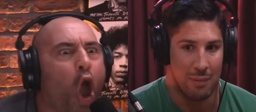
#> input picture Deprecated/test.jpg, 256 x 112 px, shrunk from 900 x 393 before the run
$ python artgen_l2a.py
#> lines starting #> are read from the running program, lines starting #| are printed output that depends on the picture
import cv2
import numpy as np
import matplotlib.pyplot as plt
import math
from matplotlib.patches import RegularPolygon
from matplotlib.path import Path
from sklearn.cluster import KMeans
from skimage.color import rgb2lab, lab2rgb

# Load input image
input_image = cv2.imread('test.jpg')
#> input_image is the input picture: shape (112, 256, 3); mean B, G, R 52.9, 54.4, 86.2
input_image = cv2.cvtColor(input_image, cv2.COLOR_BGR2RGB)

# Quadruple the resolution of the output image
output_image_shape = (input_image.shape[0] * 16, input_image.shape[1] * 16, 3)
#> output_image_shape = (1792, 4096, 3)
output_image = np.zeros(output_image_shape, dtype=np.uint8)

# Hexagon parameters with a diameter of 256 pixels
hex_diameter = 256
hex_radius = hex_diameter // 2
hex_width = 2 * hex_radius
hex_height = math.sqrt((hex_radius * hex_radius) - (hex_radius / 2 * hex_radius / 2)) * 2
cols = int(output_image.shape[1] // (hex_width - (hex_width / 4))) + 1
#> cols = 22
rows = int(output_image.shape[0] // (hex_height * 0.75)) + 1
#> rows = 11

# Create a list of hexagon centers in a staggered grid
hex_centers = [
    (
        int((hex_width - 64) * col),
        int(hex_height * 1 * row + (0.5 * hex_height if col % 2 else 0))
    )
    for row in range(rows)
    for col in range(cols)
]

# Function to calculate the average color of a region
def average_color(image, mask):
    masked = cv2.bitwise_and(image, image, mask=mask)
    avg_color = masked[np.where(mask != 0)].mean(axis=0)
    return avg_color

# Function to create a hexagon mask
def create_hex_mask(center_x, center_y, radius, shape):
    mask = np.zeros(shape, dtype=np.uint8)
    hexagon = RegularPolygon((center_x, center_y), numVertices=6, radius=radius, orientation=np.pi / 2)
    coords = hexagon.get_verts()
    coords = np.clip(coords, [0, 0], [shape[1] - 1, shape[0] - 1]).astype(int)
    mask = cv2.fillPoly(mask, [coords], 255)
    return mask

# Function to determine if a color is closer to black or white in LAB space
def black_or_white(lab_color):
    L, a, b = lab_color
    return [0, 0, 0] if L < 50 else [255, 255, 255]

# Function to calculate the area of a sector of a hexagon
def hex_sector_area(radius, angle_deg):
    angle_rad = math.radians(angle_deg)
    return 0.5 * radius * radius * angle_rad

# Function to mix two LAB colors with a given weight
def mix_colors(lab_color1, lab_color2, weight):
    """Mix two LAB colors with a given weight."""
    mixed_lab = (1 - weight) * lab_color1 + weight * lab_color2
    return mixed_lab

# Function to clamp LAB values to their valid ranges
def clamp_lab(lab_color):
    L = np.clip(lab_color[0], 0, 100)
    a = np.clip(lab_color[1], -128, 127)
    b = np.clip(lab_color[2], -128, 127)
    return np.array([L, a, b])

# Function to find the closest pair of colors (one from vivid, one from dark) that mix to approximate the avg_lab
def closest_palette_colors(avg_lab, vivid_palette_lab, dark_palette_lab, even_area, odd_area):
    min_distance = float('inf')
    best_pair = (None, None)
    best_weight = even_area / (even_area + odd_area)

    for vivid_color in vivid_palette_lab:
        for dark_color in dark_palette_lab:
            mixed_lab = mix_colors(vivid_color, dark_color, best_weight)
            mixed_lab = clamp_lab(mixed_lab)  # Ensure LAB values are clamped
            distance = np.linalg.norm(avg_lab - mixed_lab)

            if distance < min_distance:
                min_distance = distance
                best_pair = (vivid_color, dark_color)

    return best_pair, best_weight

# Function to create concentric hexagons with patterns
def create_hex_pattern(center_x, center_y, radius, avg_lab, vivid_palette, vivid_palette_lab, dark_palette, dark_palette_lab):
    pattern = np.zeros((2 * radius, 2 * radius, 3), dtype=np.uint8)
    hexagon = RegularPolygon((radius, radius), numVertices=6, radius=radius, orientation=np.pi / 2)
    coords = hexagon.get_verts().astype(int)

    for i in range(7, 0, -1):  # Iterate from outer to inner layer
        if i == 7:  # Outer layer (layer 7)
            hex_radius = radius * (i / 7)
            hex_radius = int(hex_radius)
            inner_hexagon = RegularPolygon((radius, radius), numVertices=6, radius=hex_radius, orientation=np.pi / 2)
            inner_coords = inner_hexagon.get_verts().astype(int)

            color = black_or_white(avg_lab)
            pattern = cv2.fillPoly(pattern, [inner_coords], tuple(map(int, color)))
        elif i == 6:  # Layer 6
            L, a, b = avg_lab
            diameter = 256 - abs(L - 50) * (256 - 192) / 50
            hex_radius = int(diameter // 2)
            inner_hexagon = RegularPolygon((radius, radius), numVertices=6, radius=hex_radius, orientation=np.pi / 2)
            inner_coords = inner_hexagon.get_verts().astype(int)

            # Randomly determine the angles
            even_angle = np.random.randint(1, 60)
            odd_angle = 60 - even_angle

            # Calculate areas of even and odd-numbered zones
            even_area = 6 * hex_sector_area(hex_radius, even_angle)
            odd_area = 6 * hex_sector_area(hex_radius, odd_angle)

            # Find the best matching colors from the palettes
            (vivid_color, dark_color), best_weight = closest_palette_colors(avg_lab, vivid_palette_lab, dark_palette_lab, even_area, odd_area)

            # Convert LAB colors to RGB for filling polygons
            vivid_color_rgb = (lab2rgb(clamp_lab(vivid_color).reshape(1, 1, 3)) * 255).astype(np.uint8)[0][0]
            dark_color_rgb = (lab2rgb(clamp_lab(dark_color).reshape(1, 1, 3)) * 255).astype(np.uint8)[0][0]

            # Ensure RGB values are tuples of integers
            vivid_color_rgb = tuple(map(int, vivid_color_rgb))
            dark_color_rgb = tuple(map(int, dark_color_rgb))

            # Draw the 12 zones with alternating colors
            angle_offset = 30 - (even_angle / 2)  # Start from half the interior angle of the first zone
            for zone in range(12):
                if zone % 2 == 0:
                    angle = even_angle
                    angle_color = vivid_color_rgb
                else:
                    angle = odd_angle
                    angle_color = dark_color_rgb

                start_angle = angle_offset
                end_angle = start_angle + angle
                angle_offset += angle

                # Calculate the vertices of p1, p2, and p3.
                p1 = (radius + hex_radius * math.cos(math.radians(start_angle)), radius + hex_radius * math.sin(math.radians(start_angle)))
                p2 = (radius + hex_radius * math.cos(math.radians(end_angle)), radius + hex_radius * math.sin(math.radians(end_angle)))

                # Calculate the midpoint p12
                p12 = ((p1[0] + p2[0]) / 2, (p1[1] + p2[1]) / 2)

                # Calculate the distance between p1 and p12 (half the hypotenuse)
                d = ((p2[0] - p1[0]) ** 2 + (p2[1] - p1[1]) ** 2) ** 0.5 / 2

                # Length of the shorter leg in 30-60-90 triangle
                length_of_shorter_leg = d / math.sqrt(3)

                # Direction vector from p1 to p12
                dx = p12[0] - p1[0]
                dy = p12[1] - p1[1]

                # Normalize the direction vector
                length = (dx ** 2 + dy ** 2) ** 0.5
                dx /= length
                dy /= length

                # Coordinates of p3
                p3 = (p12[0] + length_of_shorter_leg * dy, p12[1] - length_of_shorter_leg * dx)

                # Clip the points to stay within inner_coords
                def clip_point_to_hexagon(point, hex_coords):
                    path = Path(hex_coords)
                    if path.contains_point(point):
                        return point

                    # Find the nearest point on the hexagon edges
                    min_dist = float('inf')
                    nearest_point = point
                    for i in range(len(hex_coords)):
                        p1 = hex_coords[i]
                        p2 = hex_coords[(i + 1) % len(hex_coords)]
                        nearest = nearest_point_on_segment(point, p1, p2)
                        dist = np.linalg.norm(np.array(nearest) - np.array(point))
                        if dist < min_dist:
                            min_dist = dist
                            nearest_point = nearest
                    return nearest_point

                def nearest_point_on_segment(point, p1, p2):
                    px, py = point
                    x1, y1 = p1
                    x2, y2 = p2

                    dx, dy = x2 - x1, y2 - y1
                    if dx == dy == 0:  # the segment's start and end points are the same
                        return p1

                    t = ((px - x1) * dx + (py - y1) * dy) / (dx * dx + dy * dy)
                    t = max(0, min(1, t))
                    return (x1 + t * dx, y1 + t * dy)

                p1 = clip_point_to_hexagon(p1, inner_coords)
                p2 = clip_point_to_hexagon(p2, inner_coords)
                p3 = clip_point_to_hexagon(p3, inner_coords)

                # Fill the main part of the zone
                vertices1 = [(radius, radius), p1, p2]
                vertices1 = np.array(vertices1, dtype=np.int32)
                cv2.fillPoly(pattern, [vertices1], angle_color)

                # Fill the rest of the zone on the outside that requires another polygon
                if zone % 2 == 1:
                    vertices2 = [p1, p2, p3]
                    vertices2 = np.array(vertices2, dtype=np.int32)
                    cv2.fillPoly(pattern, [vertices2], angle_color)

    return pattern

# Reshape the image into a 2D array of pixels
pixels = input_image.reshape(-1, 3)

# Separate image pixels into blue-based, red-based, and green-based
blue_pixels = pixels[pixels[:, 2] > np.maximum(pixels[:, 0], pixels[:, 1])]
#> blue_pixels = 1064 rows, first 8: [36, 31, 37], [41, 36, 42], [46, 43, 52], [56, 53, 64], [58, 56, 69], [42, 40, 54], [44, 41, 58], [49, 46, 63]
red_pixels = pixels[pixels[:, 0] > np.maximum(pixels[:, 1], pixels[:, 2])]
green_pixels = pixels[pixels[:, 1] > np.maximum(pixels[:, 0], pixels[:, 2])]
#> green_pixels = 1642 rows, first 8: [23, 24, 19], [22, 23, 18], [25, 27, 26], [99, 109, 108], [103, 108, 104], [51, 67, 66], [86, 106, 104], [77, 89, 85]

# Apply K-means clustering separately to each group
num_palette_colors_per_group = 3

def cluster_pixels(pixels, num_clusters):
    if len(pixels) > 0:
        kmeans = KMeans(n_clusters=num_clusters, random_state=42).fit(pixels)
        return kmeans.cluster_centers_
    return np.array([])

blue_palette = cluster_pixels(blue_pixels, num_palette_colors_per_group)
#> blue_palette = [[33.83, 30.13, 35.88], [120.6, 128.2, 133.4], [59.66, 59.81, 67.86]]
red_palette = cluster_pixels(red_pixels, num_palette_colors_per_group)
#> red_palette = [[185.5, 121.6, 117.5], [51.56, 29.72, 31.1], [111, 63.1, 58.64]]
green_palette = cluster_pixels(green_pixels, num_palette_colors_per_group)
#> green_palette = [[35.95, 56.53, 49.55], [58.98, 90.57, 81.46], [98.59, 118, 114.2]]

# Combine the clusters to form the initial palette of 9 colors
palette = np.vstack((blue_palette, red_palette, green_palette))
#> palette = [[33.83, 30.13, 35.88], [120.6, 128.2, 133.4], [59.66, 59.81, 67.86], [185.5, 121.6, 117.5], [51.56, 29.72, 31.1], [111, 63.1, 58.64], [35.95, 56.53, 49.55], [58.98, 90.57, 81.46], [98.59, 118, 114.2]]

# Function to make colors vivid in RGB space by setting the highest channel to 255
def make_vivid(color):
    indices = np.argsort(color)
    color[indices[2]] = 255  # Set the highest channel to 255
    return color

# Function to make colors dark in RGB space by cutting the middle channel by 75% and the highest channel by 50%
def make_dark(color):
    indices = np.argsort(color)
    color[indices[1]] = color[indices[1]] // 4  # Cut the middle channel by 75%
    color[indices[2]] = color[indices[2]] // 2  # Cut the highest channel by 50%
    return color

# Apply the vividness adjustment to the initial palette
vivid_palette = np.array([make_vivid(color) for color in palette])
#> vivid_palette = [[33.83, 30.13, 255], [120.6, 128.2, 255], [59.66, 59.81, 255], [255, 121.6, 117.5], [255, 29.72, 31.1], [255, 63.1, 58.64], [35.95, 255, 49.55], [58.98, 255, 81.46], [98.59, 255, 114.2]]

# Create an additional palette of 9 dark colors
dark_palette = np.array([make_dark(color) for color in palette])
#> dark_palette = [[8, 30.13, 127], [120.6, 32, 127], [59.66, 14, 127], [127, 30, 117.5], [127, 29.72, 7], [127, 15, 58.64], [35.95, 127, 12], [58.98, 127, 20], [98.59, 127, 28]]

# Sort each set of 9 colors by their brightness in the LAB color space
vivid_palette_lab = rgb2lab(vivid_palette.reshape(-1, 1, 3)).reshape(-1, 3)
#> vivid_palette_lab = [[3984, 6167.3, -8525.9], [5837.4, 2755.5, -5465.6], [4338.3, 5385.1, -7933.6], [6546.7, 4296.2, 2336.9], [5609.5, 6368.2, 5044.9], [5798.2, 5909.5, 4190.7], [8365.2, -6811.7, 6345.5], [8394.9, -6499.6, 5626.2], [8476.2, -5735.7, 4637.6]]
dark_palette_lab = rgb2lab(dark_palette.reshape(-1, 1, 3)).reshape(-1, 3)
#> dark_palette_lab = [[2430.5, 3014.9, -4622.7], [3515.5, 4116.1, -2806.1], [2555.6, 3706.3, -4406.8], [3551.4, 4140.5, -2227.2], [3289.5, 3395.2, 3111.6], [3258.9, 3790.6, 681.5], [4799.5, -3767.6, 3830.8], [4852.2, -3317.6, 3802.7], [5025.8, -2061.7, 3868.2]]

sorted_vivid_indices = np.argsort(vivid_palette_lab[:, 0])
#> sorted_vivid_indices = [0, 2, 4, 5, 1, 3, 6, 7, 8]
sorted_dark_indices = np.argsort(dark_palette_lab[:, 0])
#> sorted_dark_indices = [0, 2, 5, 4, 1, 3, 6, 7, 8]

sorted_vivid_palette = vivid_palette[sorted_vivid_indices]
#> sorted_vivid_palette = [[33.83, 30.13, 255], [59.66, 59.81, 255], [255, 29.72, 31.1], [255, 63.1, 58.64], [120.6, 128.2, 255], [255, 121.6, 117.5], [35.95, 255, 49.55], [58.98, 255, 81.46], [98.59, 255, 114.2]]
sorted_dark_palette = dark_palette[sorted_dark_indices]
#> sorted_dark_palette = [[8, 30.13, 127], [59.66, 14, 127], [127, 15, 58.64], [127, 29.72, 7], [120.6, 32, 127], [127, 30, 117.5], [35.95, 127, 12], [58.98, 127, 20], [98.59, 127, 28]]

# Combine the sorted palettes
final_sorted_palette = np.vstack((sorted_vivid_palette, sorted_dark_palette))
#> final_sorted_palette = 18 rows, first 8: [33.83, 30.13, 255], [59.66, 59.81, 255], [255, 29.72, 31.1], [255, 63.1, 58.64], [120.6, 128.2, 255], [255, 121.6, 117.5], [35.95, 255, 49.55], [58.98, 255, 81.46]

# Create and save the palette image with bright colors on top and dark colors below
palette_image = np.zeros((64, 32 * 9, 3), dtype=np.uint8)  # 64 pixels high, 32 pixels wide per color

for i, color in enumerate(sorted_vivid_palette):
    palette_image[:32, i * 32:(i + 1) * 32] = color  # Top half for vivid colors
#> this loop made 9 passes
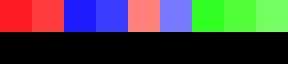
#> palette_image: shape (64, 288, 3); mean of channels 0, 1, 2 64.9, 66.4, 67.5; drawn as B, G, R

for i, color in enumerate(sorted_dark_palette):
    palette_image[32:, i * 32:(i + 1) * 32] = color  # Bottom half for dark colors
#> this loop made 9 passes
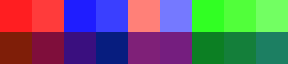
#> palette_image: shape (64, 288, 3); mean of channels 0, 1, 2 107.1, 95.9, 102.1; drawn as B, G, R

plt.imsave('palette.png', palette_image)

# Create the hexagonal pattern grid
counter = 0
for center_x, center_y in hex_centers:
    if 0 <= center_x - hex_radius < output_image.shape[1] and 0 <= center_y - hex_radius < output_image.shape[0]:
        # Scale the input image coordinates to the output image coordinates
        mask = create_hex_mask(center_x, center_y, hex_radius, output_image.shape[:2])
        scaled_center_x = int(center_x / 16)
        scaled_center_y = int(center_y / 16)
        scaled_radius = hex_radius // 16

        input_mask = create_hex_mask(scaled_center_x, scaled_center_y, scaled_radius, input_image.shape[:2])
        avg_rgb = average_color(input_image, input_mask)
        avg_lab = rgb2lab(np.array([[avg_rgb]], dtype=np.float32) / 255.0)[0][0]  # Proper scaling

        # Create a pattern using the average LAB color
        hex_pattern = create_hex_pattern(hex_radius, hex_radius, hex_radius, avg_lab, sorted_vivid_palette, vivid_palette_lab, sorted_dark_palette, dark_palette_lab)

        # Mask the pattern to the hex shape
        mask_pattern = create_hex_mask(hex_radius, hex_radius, hex_radius, hex_pattern.shape[:2])
        hex_pattern_masked = cv2.bitwise_and(hex_pattern, hex_pattern, mask=mask_pattern)

        # Blend the pattern into the output image
        x_start = max(center_x - hex_radius, 0)
        y_start = max(center_y - hex_radius, 0)
        x_end = min(center_x + hex_radius, output_image.shape[1])
        y_end = min(center_y + hex_radius, output_image.shape[0])

        hex_slice = output_image[y_start:y_end, x_start:x_end]
        pattern_slice = hex_pattern_masked[:y_end - y_start, :x_end - x_start]
        mask_slice = mask[y_start:y_end, x_start:x_end]

        hex_slice[mask_slice != 0] = pattern_slice[mask_slice != 0]
#> this loop made 242 passes
#> avg_rgb on passes 24 to 25: [106.7, 61.89, 55.2], [111.1, 67.06, 61.85]
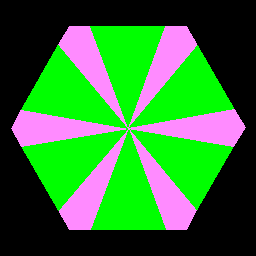
#> hex_pattern: shape (256, 256, 3); mean R, G, B 51.4, 116.4, 51.4
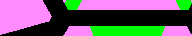
#> hex_slice: shape (36, 192, 3); mean R, G, B 106, 93.8, 106

# Save and display the output image
plt.imsave('output.png', output_image)
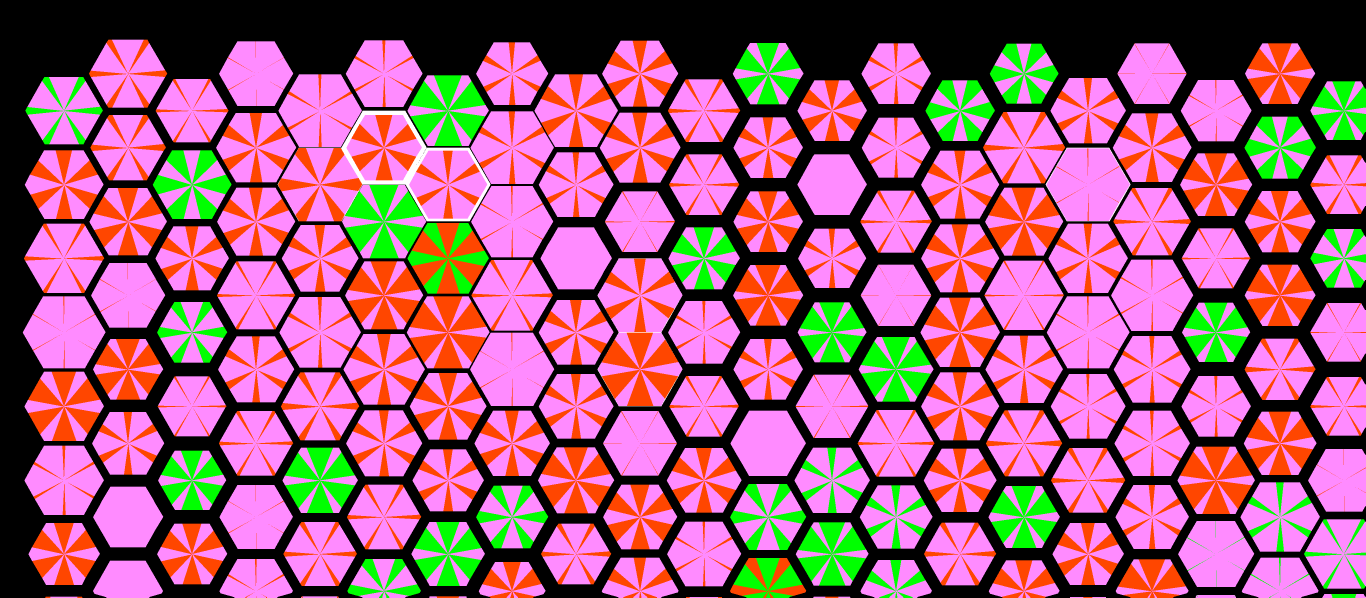
#> saved as output.png: shape (1792, 4096, 3) (shown at 1/3 size); mean R, G, B 159.6, 93.8, 123.3
plt.figure(figsize=(15, 15))
plt.imshow(output_image)
plt.axis('off')
plt.show()
